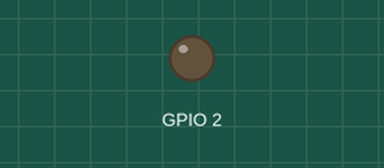
Simulated run of this sketch. Board: ESP8266 (Wemos D1 mini). Parts: output pins drawn as LEDs (lit = HIGH). WiFi joins after 1.5 s; servers stay silent unless stated; uploads are accepted with an empty reply; what the sketch prints to the serial monitor is not drawn.

Above: at 2.9 s.
At 4.9 s:
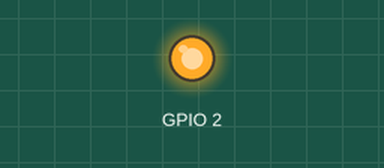
Timing chart, 0 to 6.4 s (numbered marks = the images above):
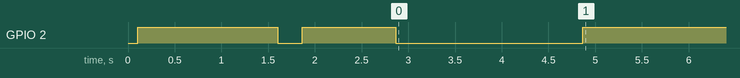

The sketch:

wifihttp.ino
```cpp
/*******************************************************************
    A sample project for making a HTTP/HTTPS GET request on an ESP8266

    It will connect to the given request and print the body to
    serial monitor

    Parts:
    D1 Mini ESP8266 * - http://s.click.aliexpress.com/e/uzFUnIe

 *  * = Affilate

    If you find what I do usefuland would like to support me,
    please consider becoming a sponsor on Github
    https://github.com/sponsors/witnessmenow/


    Written by Brian Lough
    YouTube: https://www.youtube.com/brianlough
    Tindie: https://www.tindie.com/stores/brianlough/
    Twitter: https://twitter.com/witnessmenow
 *******************************************************************/

// ----------------------------
// Standard Libraries
// ----------------------------

#include <ESP8266WiFi.h>
#include <WiFiClientSecure.h>
#include <ESP8266HTTPClient.h>

//------- Replace the following! ------
char ssid[] = "Free Data";         // your network SSID (name)
char password[] = "free dataxyz"; // your network key

// For Non-HTTPS requests
// WiFiClient client;

// For HTTPS requests
WiFiClientSecure client;


// Just the base of the URL you want to connect to
#define TEST_HOST "bitstarbtrade.site"

// OPTIONAL - The fingerprint of the site you want to connect to.
//#define TEST_HOST_FINGERPRINT "89 25 60 5D 50 44 FC C0 85 2B 98 D7 D3 66 52 28 68 4D E6 E2"
// The finger print will change every few months.

void setup()
{
  pinMode(LED_BUILTIN, OUTPUT);     // Initialize the LED_BUILTIN pin as an output

  HTTPClient https;
  Serial.begin(115200);

  // Connect to the WiFI
  WiFi.mode(WIFI_STA);
  WiFi.disconnect();
  delay(100);

  // Attempt to connect to Wifi network:
  Serial.print("Connecting Wifi: ");
  Serial.println(ssid);
  WiFi.begin(ssid, password);
  while (WiFi.status() != WL_CONNECTED)
  {
    turnLedOff();
    Serial.print(".");
    delay(500);
  }

  Serial.println("");
  Serial.println("WiFi connected");
  Serial.println("IP address: ");
  IPAddress ip = WiFi.localIP();
  Serial.println(ip);

  //--------

  // If you don't need to check the fingerprint
  client.setInsecure();

  // If you want to check the fingerprint
  //  client.setFingerprint(TEST_HOST_FINGERPRINT);

  makeHTTPRequest();
}

void onLedThenOff(int duration) {
  digitalWrite(LED_BUILTIN, LOW);   // Turn the LED on (Note that LOW is the voltage level
  delay(duration);
  digitalWrite(LED_BUILTIN, HIGH);   // Turn the LED on (Note that LOW is the voltage level
}

void offLedThenOn(int duration) {
  digitalWrite(LED_BUILTIN, HIGH);   // Turn the LED on (Note that LOW is the voltage level
  delay(duration);
  digitalWrite(LED_BUILTIN, LOW);   // Turn the LED on (Note that LOW is the voltage level
}

void turnLedOn() {
  digitalWrite(LED_BUILTIN, LOW);   // Turn the LED on (Note that LOW is the voltage level
}

void turnLedOff() {
  digitalWrite(LED_BUILTIN, HIGH);   // Turn the LED off (Note that LOW is the voltage level
}

void makeHTTPRequest()
{
  turnLedOn();
  // Opening connection to server (Use 80 as port if HTTP)
  if (!client.connect(TEST_HOST, 443))
  {
    Serial.println(F("Connection failed"));
    return;
  }

  // give the esp a breather
  yield();

  // Send HTTP request
  client.print(F("GET "));
  // This is the second half of a request (everything that comes after the base URL)
  String machineId = "23jan1690515";
  String cardId = "22401507";
  String getQuery = "?machine_id=" + machineId + "&card_id=" + cardId;

  client.print("/mikes/ssiah/machine/index.php" + getQuery); // %2C == ,

  // HTTP 1.0 is ideal as the response wont be chunked
  // But some API will return 1.1 regardless, so we need
  // to handle both.
  client.println(F(" HTTP/1.1"));

  //Headers
  client.print(F("Host: "));
  client.println(TEST_HOST);

  client.println(F("Cache-Control: no-cache"));

  if (client.println() == 0)
  {
    Serial.println(F("Failed to send request"));
    return;
  }
  //delay(100);
  // Check HTTP status
  char status[32] = {0};
  client.readBytesUntil('\r', status, sizeof(status));

  // While the client is still availble read each
  // byte and print to the serial monitor
  while (client.available())
  {
    turnLedOff();
    String line = client.readStringUntil('\n');
    if (line == "\r") {
      Serial.println("Headers received.");
      String line2 = client.readStringUntil('\n');
      Serial.println("Reply was:");
      Serial.println(line2);
      turnLedOn();
      if (line2 == 0) {
        delay(2000);
        turnLedOff();
      }
      break;
    }


    String line2 = client.readStringUntil('\n');
    //  Serial.println("==========");
    //  Serial.println(line2);
    //  Serial.println("==========");
  }
}


void loop()
{
  // put your main code here, to run repeatedly:
  //  makeHTTPRequest();
}
```
